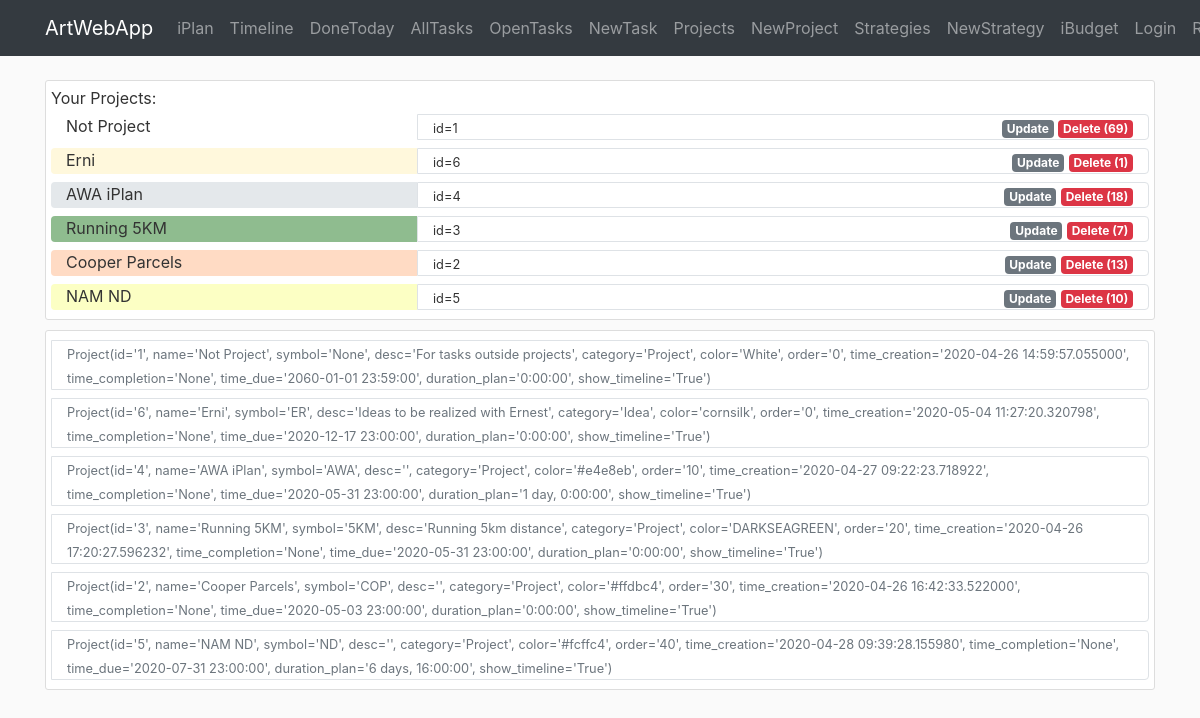
Page /iplan/project on the earlier database version.
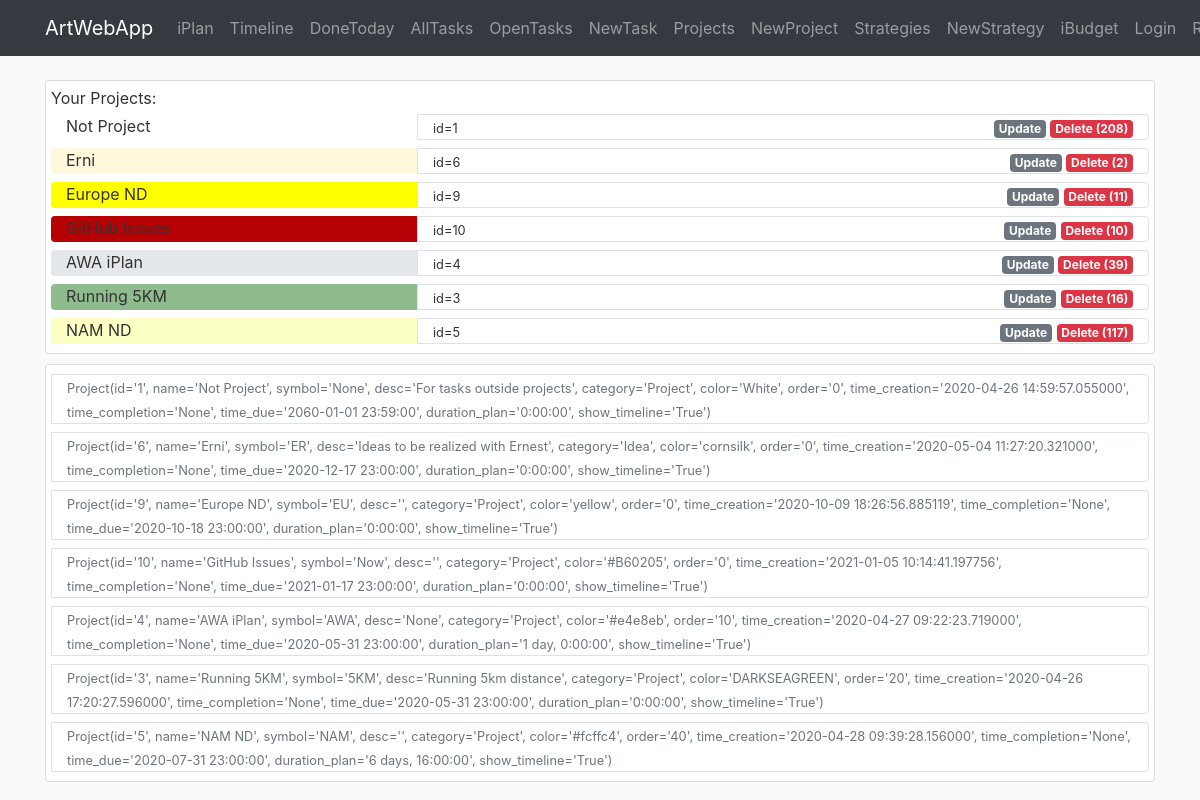
Same page on the later database version.
### awa/iplan/models.py (models this page shows)
class Project(db.Model):
    id = db.Column(db.Integer, primary_key=True)
    name = db.Column(db.String(40), nullable=False)
    symbol = db.Column(db.String(3))
    desc = db.Column(db.Text)
    category = db.Column(db.String(20))
    color = db.Column(db.String(7))
    order = db.Column(db.Integer)
    time_creation = db.Column(db.DateTime, default=datetime.now)
    time_completion = db.Column(db.DateTime)
    time_due = db.Column(db.DateTime)
    duration_plan = db.Column(db.Interval, nullable=False, default=timedelta(0))
    show_timeline = db.Column(db.Boolean, default=True, nullable=False)
    br_task = db.relationship('Task', backref='project')  # todo: lazy=True - test that later
    def __repr__(self):
        return f"Project(id='{self.id}', name='{self.name}', symbol='{self.symbol}', desc='{self.desc}'," \
               f" category='{self.category}', color='{self.color}', order='{self.order}'," \
               f" time_creation='{self.time_creation}', time_completion='{self.time_completion}'," \
               f" time_due='{self.time_due}', duration_plan='{self.duration_plan}'," \
               f" show_timeline='{self.show_timeline}')"

### awa/iplan/routes.py (the view)
@iplan.route('/iplan/project', methods=['GET', 'POST'])
def project():
    projects = Project.query.order_by(Project.order).all()
    count_tasks = {item.id: len(Task.query.filter_by(id_project=item.id).all()) for item in projects}
    return render_template('iplan/project.html', projects=projects, count_tasks=count_tasks)

### awa/templates/iplan/project.html
{% extends "layout.html" %}
{% block content %}
<div class="container">
   <div class="content-section">
       Your Projects:
        {% for item in projects %}
        <div class="row m-0">
            <div class="col-4 rounded-left mt-1 mb-1" style="background-color:{{item.color}}">
                {{item.name}}
            </div>
            <div class="col border rounded-right mt-1 mb-1">
                <div class="row p-0">
                    <div class="col">
                        <small>id={{item.id}}</small>
                    </div>
                    <div class="col-auto ml-auto">
                        <a href="{{url_for('iplan.project_update', id_project=item.id)}}" class="badge badge-secondary">Update</a>
                        {% if count_tasks[item.id] %}
                            <a href="{{url_for('iplan.project_delete', id_project=item.id)}}" class="badge badge-danger">Delete ({{count_tasks[item.id]}})</a>
                        {% else %}
                            <a href="{{url_for('iplan.project_delete', id_project=item.id)}}" class="badge badge-warning">Delete</a>
                        {% endif %}
                    </div>
                </div>
            </div>
        </div>
        {% endfor %}
    </div>
   <div class="content-section">
        {% for item in projects %}
        <div class="row m-0">
            <div class="col border rounded-right mt-1 mb-1">
                <div class="row p-0">
                    <div class="col-auto">
                        <small class="text-muted">{{item}}</small>
                    </div>
                </div>
            </div>
        </div>
        {% endfor %}
    </div>
</div>
{% endblock content %}

Differences in the rows shown:
removed Project: name "Cooper Parcels", id "2", count_tasks "13", id+name+symbol "Project(id='2', name='Cooper Parcels', symbol='COP', desc='', category='Project', color='#ffdbc4', order='30', time_creation='2020-04-26 16:42:33.522000', time_completion='None', time_due='2020-05-03 23:00:00', duration_plan='0:00:00', show_timeline='True')"
computed for Project "Not Project": count_tasks "69" → "208"
changed Project "Erni": show_timeline "1" → "2"; id+name+symbol "…category='Idea', color='cornsilk', order='0', time_creation='2020-05-04 11:27:20.320798', time_completion='None', time_due='2020-12-17 23:00:00', duration_plan='0:00:00',…" → "…category='Idea', color='cornsilk', order='0', time_creation='2020-05-04 11:27:20.321000', time_completion='None', time_due='2020-12-17 23:00:00', duration_plan='0:00:00',…"
added Project: name "Europe ND", id "9", count_tasks "11", id+name+symbol "Project(id='9', name='Europe ND', symbol='EU', desc='', category='Project', color='yellow', order='0', time_creation='2020-10-09 18:26:56.885119', time_completion='None', time_due='2020-10-18 23:00:00', duration_plan='0:00:00', show_timeline='True')"
added Project: id "10", id+name+symbol "Project(id='10', name='GitHub Issues', symbol='Now', desc='', category='Project', color='#B60205', order='0', time_creation='2021-01-05 10:14:41.197756', time_completion='None', time_due='2021-01-17 23:00:00', duration_plan='0:00:00', show_timeline='True')"
changed Project "AWA iPlan": count_tasks "18" → "39"; id+name+symbol "Project(id='4', name='AWA iPlan', symbol='AWA', desc='', category='Project', color='#e4e8eb', order='10', time_creation='2020-04-27 09:22:23.718922', time_completion='None', time_due='2020-05-31 23:00:00', duration_plan='1…" → "Project(id='4', name='AWA iPlan', symbol='AWA', desc='None', category='Project', color='#e4e8eb', order='10', time_creation='2020-04-27 09:22:23.719000', time_completion='None', time_due='2020-05-31 23:00:00', duration_plan='1…"
changed Project "Running 5KM": count_tasks "7" → "16"; id+name+symbol "…category='Project', color='DARKSEAGREEN', order='20', time_creation='2020-04-26 17:20:27.596232', time_completion='None', time_due='2020-05-31 23:00:00', duration_plan='0:00:00',…" → "…category='Project', color='DARKSEAGREEN', order='20', time_creation='2020-04-26 17:20:27.596000', time_completion='None', time_due='2020-05-31 23:00:00', duration_plan='0:00:00',…"
changed Project "NAM ND": count_tasks "10" → "117"; id+name+symbol "Project(id='5', name='NAM ND', symbol='ND', desc='', category='Project', color='#fcffc4', order='40', time_creation='2020-04-28 09:39:28.155980', time_completion='None', time_due='2020-07-31 23:00:00', duration_plan='6…" → "Project(id='5', name='NAM ND', symbol='NAM', desc='', category='Project', color='#fcffc4', order='40', time_creation='2020-04-28 09:39:28.156000', time_completion='None', time_due='2020-07-31 23:00:00', duration_plan='6…"
